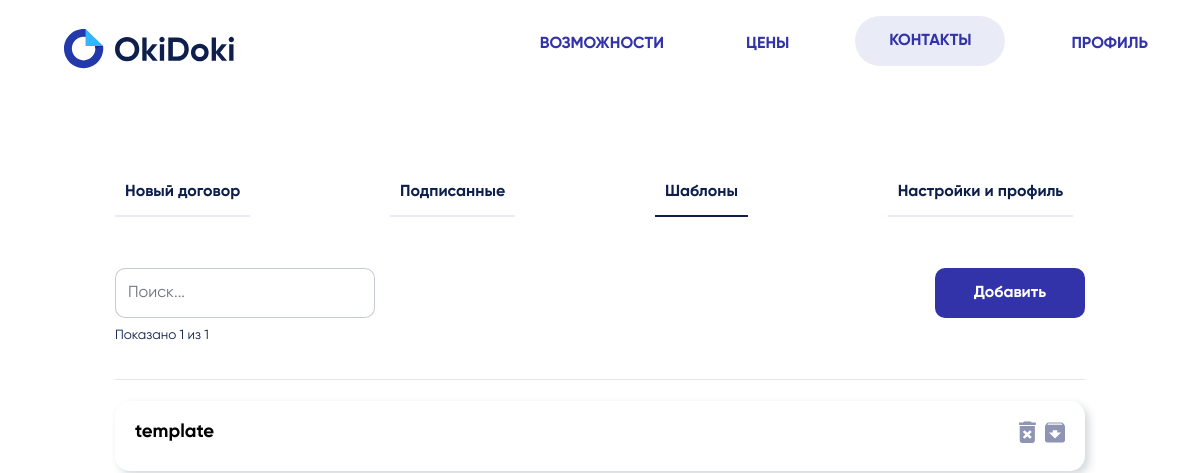
/work/templates (signed in), run on an earlier commit of the app's database.
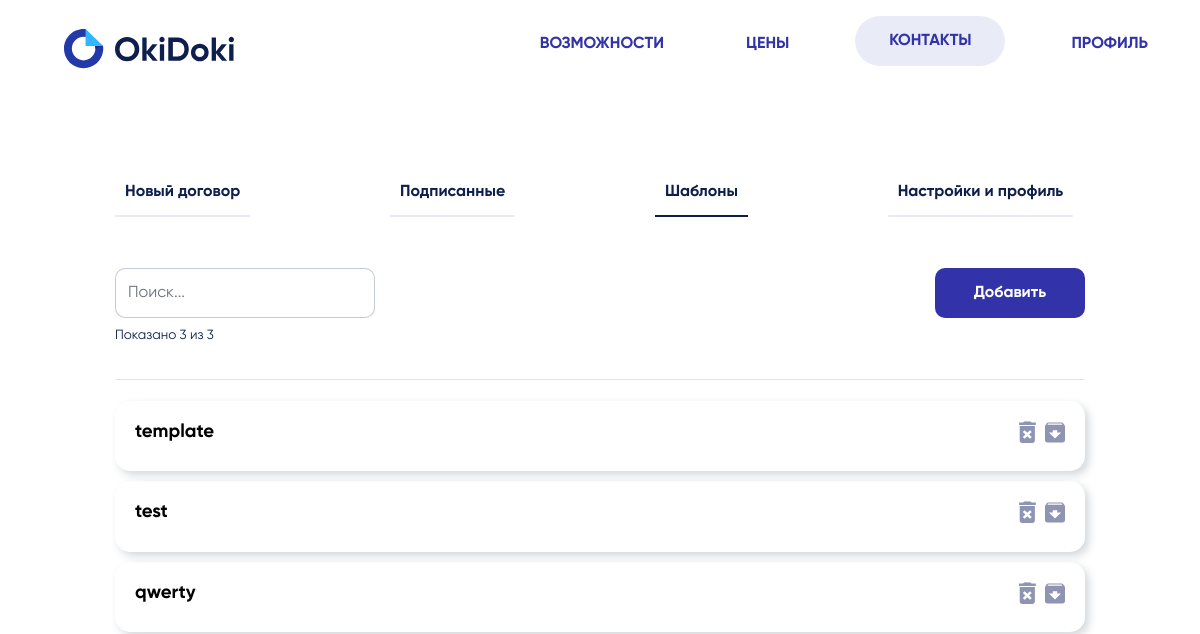
And on a later commit of the database.
### work/models.py (models this page shows, shortened)
class Template(models.Model):
    user = models.ForeignKey(User, on_delete=models.CASCADE)
    name = models.CharField(max_length=200)
    file = models.FileField(verbose_name="Шаблон", upload_to=content_file_name)
    is_exist = models.BooleanField(verbose_name="удаление", blank=True, default=True)
    class Meta:
        managed=True
        verbose_name = 'Template'
        verbose_name_plural = 'Templates'

### work/views.py (the view, shortened to what this page needs)
# urls.py: path('work/', include('work.urls')),
def work(req, page, message = None):
    try:
        if message:
            messages = [message]
        else:
            messages = []
        user = User.objects.get(phone=req.user.phone)
        templates = user.template_set.all().values()
        form = TemplateUpload()
        signatures = []
        for template in user.template_set.all():
            signatured = template.signaturedocx_set.all().values()
            for i, el in enumerate(signatured):
                if el['client_id']:
                    signatured[i]['name'] = Template.objects.get(id = el['template_id']).name
                    signatured[i]['user_name'] = User.objects.get(id = int(el['client_id'])).name
                    signatures.append(signatured[i])
        if len(signatures) == 0:
            for signatured in user.signaturedocx_set.all().values():
                signatured['name'] = Template.objects.get(id = signatured['template_id']).name
                signatured['user_name'] = Template.objects.get(id = signatured['template_id']).user
                signatures.append(signatured)
        return render(req, 'work/work.html',
        {
            'page': page,
            'user': user,
            'templates': templates,
            'signatures': [signatures],
            'form': form,
            'messages': messages
        })
    except Exception as e:
        print(e)
        return redirect('main')

### work/forms.py
class TemplateUpload(ModelForm):
    class Meta:
        model = Template
        fields = ['name', 'file']
        widgets = {
            "name": TextInput(attrs={
                'type': 'text',
                'class': 'form-control',
                'placeholder': 'Название шаблона',
                'name': 'name'
            }),
            "file": FileInput(attrs={
                'type': 'file',
                'class': 'form-control mt-3',
                'placeholder': 'Выберите файл',
                'name': 'file',
                 'data-ajax': "false"
            })
        }

### templates/work/work.html (shortened to what the changed rows need)
{% extends "../base.html" %}
{% load static %}
{% block work %}
<link rel="stylesheet" href="{% static 'work1.css' %}">
<link rel="stylesheet" href="{% static 'work.css' %}">
    <div class="container workPage">
        {% if page == "templates" %}
            <div class="newDoc">
                {% if templates %}
                <div id="templateInter" style="display: none;">
                        <div class="row">
                            <div class="col">
                                <input id="searchForm" class="form-control searchInpt" type="text" placeholder="Поиск..."
                                    onkeyup="
                                    var filter = document.getElementById('searchForm').value.toLowerCase();
                                    var nodes = document.getElementsByClassName('signatureItem');
                                    var is_match = false;
                                    var count = nodes.length;
                                    var viewCount = 0;
                                    for(i = 0; i < nodes.length; i++){
                                        if (nodes[i].id.toLowerCase().includes(filter)){
                                            nodes[i].style.display = 'block';
                                            is_match = true;
                                            viewCount++;
                                        } else {
                                            nodes[i].style.display = 'none';
                                        }
                                    }
                                    var schet = document.getElementById('count');
                                    schet.innerHTML = 'Показано ' + viewCount.toString() + ' из ' + count.toString();
                                    "
                                    >
                                    <div id="count" style="font-size: 10pt; color: #0e1f4d; display: block; width: 25%;"></div>
                            </div>
                            <div class="col">
                                <button type="button" class="addBtn" data-toggle="modal" data-target="#myModal">Добавить</button>
                            </div>
                        </div>
                        <br>
                        <hr>
                    </div>
                        {% for template in templates %}
                            {% if template.is_exist %}
                              <a href="/work/editTemplate/{{template.id}}">
                                <div class="list-item card-body templateCard signatureItem" id="{{template.name}}{{template.id}}">
                                    <div class="row">
                                        <div class="col-8">
                                            <h6 style="text-decoration: none; color: #000; font-size: 14pt; font-weight: 700;">{{template.name}}</h6>
                                        </div>
                                        <div class="col">
                                            <a href="/work/template/download/{{template.id}}" style="float: right; margin-left: 10px;"><img src="{% static 'img/download.svg' %}"></a>
                                            <form action="/work/editTemplate/{{template.id}}" method="post">
                                                <button type="submit" name="editor_delete" style="border: 0; background-color: #FFFFFF; float: right; transform: scale(1.2);"><img src="{% static 'img/delete.svg' %}"></a>
                                        </div>
                                    </div>
                            {% endif %}
                        {% endfor %}
                {% endif %}
        {% endif %}
{% endblock work %}

What changed in the data, as far as the page shows it:
added Template: name "test", is_exist True (drawn)
added Template: name "qwerty", is_exist True (drawn)
Also different on the page:
text written by a page script: "Показано 1 из 1" → "Показано 3 из 3"
